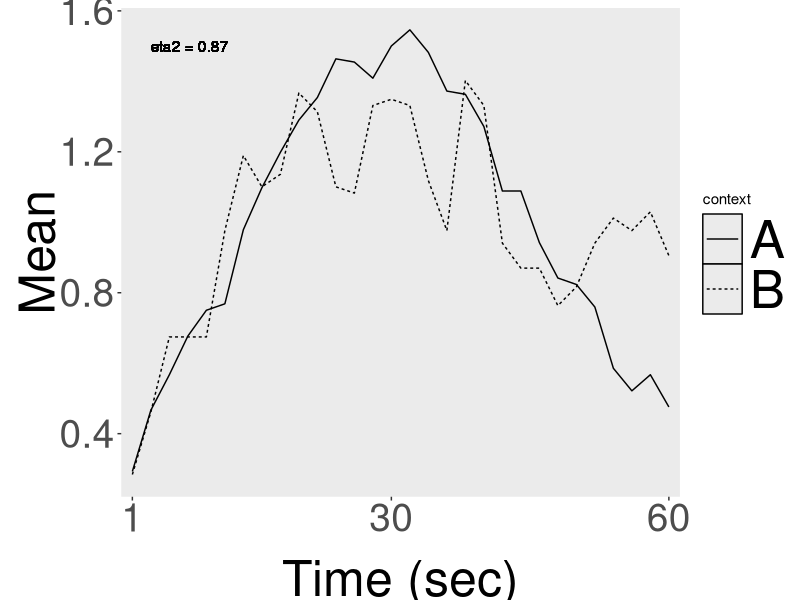
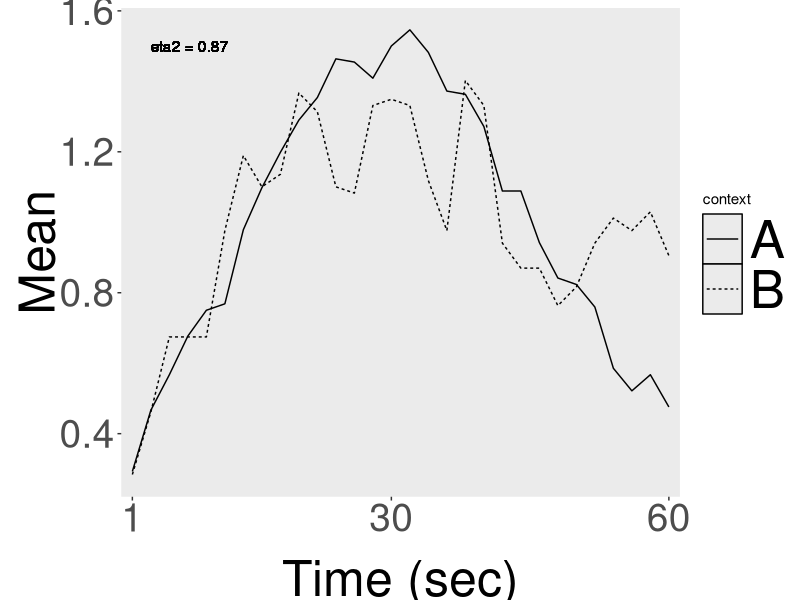

These charts were generated, in order, by the following R code:
options(width=250)
library(plyr)
library(reshape2)
library(ggplot2)
library(grid)
library(zoo)
library(xts)

std = function(x, s) {
    x = x[, s]
    sd(x) / sqrt(length(x))
}

m.mean = function(x, s) {
    x = x[, s]
    colMeans(x)
}

eta.square = function(ref, x) {
    overall.sum = sum((ref + x)^2)
    s.norm = sum(ref^2 + x^2)
    s.norm.sq = (sum(ref) + sum(x))^2 / (length(ref) + length(x))
    sst = overall.sum/2 - s.norm.sq
    sstot = s.norm - s.norm.sq
    eta.sq = sst / sstot
    return(eta.sq)
}

format.data = function(rawdata, holes, dates, rats) {
    bin.names = 1:(ncol(rawdata)-11)
    colnames(rawdata) = c('context', 'hole', 'env', 'user', 'prog', 'session',
                    'cage', 'pass', 'ratID', 'Date', 'hour', bin.names)
    rawdata = rawdata[rawdata$hole %in% holes, ]
    rawdata = rawdata[rawdata$Date %in% dates, ]
    rawdata = rawdata[rawdata$ratID %in% rats, ]
    rawdata$Date = as.Date(rawdata$Date, format='%d/%m/%Y')
    rawdata = rawdata[order(rawdata$Date), ]
}

scale.x = function(rdata, step, wdw) {
    bins = rdata[, 12:ncol(rdata)]
    bins = t(rollapply(t(bins), width=wdw, by=step, FUN=mean, partial=TRUE, by.column=TRUE))
    rdata = cbind(rdata[, 1:11], bins)
}

translate.x = function(rdata) {
    print(rdata)
}

y.norm = function(rdata, method=mean) {
    rdata$bin = rdata$bin / method(rdata$bin)
    return(rdata)
}


whitelist = c('07/07/2010')
rats = c(1, 3, 7, 2, 4, 6)
aholes = c(2)
bholes = c(2)

# context A
a = read.table('./All_Data_A.txt', header=F, sep='\t')
a = format.data(a, aholes, whitelist, rats)
a = scale.x(a, step=1, wdw=2)
#a = translate.x(a)
a = ddply(a, .(hole, context), .fun=m.mean, 12:ncol(a))
a = melt(a, id.vars=c('hole', 'context'), value.name='bin')
a = a[1:30, ]
a = y.norm(a)
colnames(a) = c('hole', 'context', 'bin', 'Mean')

#context B
b = read.table('./All_Data_B.txt', header=F, sep='\t')
b = format.data(b, bholes, whitelist, rats)
b = scale.x(b, step=1, wdw=2)
b = ddply(b, .(hole, context), .fun=m.mean, 12:ncol(b))
b = melt(b, id.vars=c('hole', 'context'), value.name='bin')
b = b[1:30, ]
b = y.norm(b)
colnames(b) = c('hole', 'context', 'bin', 'Mean')

# ETA squared
eta.sq = eta.square(a$Mean, b$Mean)


mydata = rbind(a, b)
colnames(mydata) = c('hole', 'context', 'bin', 'Mean')
mydata$hole = factor(mydata$hole)

myplot = ggplot(data=mydata, aes(x=bin, y=Mean)) +
        geom_line(aes(group=context, linetype=context)) +
        geom_text(aes(label=paste('eta2 = ', round(eta.sq, 3), sep=''), x=2, y=1.5, hjust=0))+
        scale_x_discrete(breaks=c(1, 15, 30, 45, 60), labels=c(1, 30, 60, 90, 120)) +
        xlab('Time (sec)') +
        theme(
          panel.grid.major.x = element_blank(),
          panel.grid.minor = element_blank(),
          panel.grid=element_blank(),
          plot.background=element_blank(),
          axis.title = element_text(size=36),
          axis.title.x = element_text(vjust=-0.3),
          axis.title.y = element_text(vjust=0.1),
          axis.text = element_text(size=28),
          #legend.title = element_blank(),
          legend.key = element_rect(colour = 'black'),
          legend.key.width=unit(1,'cm'),
          legend.key.height=unit(1,'cm'),
          legend.text = element_text(size=38)
        )

print(myplot)
print(eta.sq)
ggsave(paste('scalar_exptl_AvsB', aholes, bholes, '.jpeg', sep='_'), scale=2)